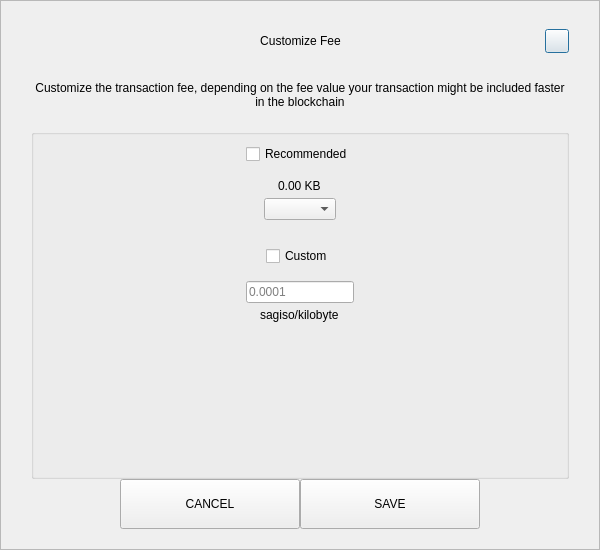
<?xml version="1.0" encoding="UTF-8"?>
<ui version="4.0">
 <class>SendCustomFeeDialog</class>
 <widget class="QDialog" name="SendCustomFeeDialog">
  <property name="geometry">
   <rect>
    <x>0</x>
    <y>0</y>
    <width>600</width>
    <height>550</height>
   </rect>
  </property>
  <property name="windowTitle">
   <string>Form</string>
  </property>
  <layout class="QVBoxLayout" name="verticalLayout_3">
   <property name="spacing">
    <number>0</number>
   </property>
   <property name="leftMargin">
    <number>0</number>
   </property>
   <property name="topMargin">
    <number>0</number>
   </property>
   <property name="rightMargin">
    <number>0</number>
   </property>
   <property name="bottomMargin">
    <number>0</number>
   </property>
   <item>
    <widget class="QFrame" name="frame">
     <property name="styleSheet">
      <string notr="true"/>
     </property>
     <property name="frameShape">
      <enum>QFrame::StyledPanel</enum>
     </property>
     <property name="frameShadow">
      <enum>QFrame::Raised</enum>
     </property>
     <layout class="QVBoxLayout" name="verticalLayout_2">
      <property name="spacing">
       <number>0</number>
      </property>
      <property name="leftMargin">
       <number>30</number>
      </property>
      <property name="topMargin">
       <number>20</number>
      </property>
      <property name="rightMargin">
       <number>30</number>
      </property>
      <property name="bottomMargin">
       <number>20</number>
      </property>
      <item>
       <layout class="QHBoxLayout" name="horizontalLayout_3">
        <property name="spacing">
         <number>0</number>
        </property>
        <item>
         <spacer name="horizontalSpacer_21">
          <property name="orientation">
           <enum>Qt::Horizontal</enum>
          </property>
          <property name="sizeHint" stdset="0">
           <size>
            <width>40</width>
            <height>20</height>
           </size>
          </property>
         </spacer>
        </item>
        <item>
         <widget class="QLabel" name="labelTitle">
          <property name="minimumSize">
           <size>
            <width>0</width>
            <height>40</height>
           </size>
          </property>
          <property name="maximumSize">
           <size>
            <width>16777215</width>
            <height>40</height>
           </size>
          </property>
          <property name="styleSheet">
           <string notr="true">padding-left:24px;</string>
          </property>
          <property name="text">
           <string>Customize Fee</string>
          </property>
          <property name="alignment">
           <set>Qt::AlignCenter</set>
          </property>
          <property name="margin">
           <number>7</number>
          </property>
         </widget>
        </item>
        <item>
         <spacer name="horizontalSpacer">
          <property name="orientation">
           <enum>Qt::Horizontal</enum>
          </property>
          <property name="sizeHint" stdset="0">
           <size>
            <width>40</width>
            <height>20</height>
           </size>
          </property>
         </spacer>
        </item>
        <item>
         <widget class="QPushButton" name="btnEsc">
          <property name="minimumSize">
           <size>
            <width>24</width>
            <height>24</height>
           </size>
          </property>
          <property name="maximumSize">
           <size>
            <width>24</width>
            <height>24</height>
           </size>
          </property>
          <property name="text">
           <string/>
          </property>
         </widget>
        </item>
       </layout>
      </item>
      <item>
       <spacer name="verticalSpacer_2">
        <property name="orientation">
         <enum>Qt::Vertical</enum>
        </property>
        <property name="sizeType">
         <enum>QSizePolicy::Fixed</enum>
        </property>
        <property name="sizeHint" stdset="0">
         <size>
          <width>20</width>
          <height>20</height>
         </size>
        </property>
       </spacer>
      </item>
      <item>
       <widget class="QLabel" name="labelMessage">
        <property name="text">
         <string>Customize the transaction fee, depending on the fee value your transaction might be included faster in the blockchain</string>
        </property>
        <property name="alignment">
         <set>Qt::AlignCenter</set>
        </property>
        <property name="wordWrap">
         <bool>true</bool>
        </property>
       </widget>
      </item>
      <item>
       <spacer name="verticalSpacer_3">
        <property name="orientation">
         <enum>Qt::Vertical</enum>
        </property>
        <property name="sizeType">
         <enum>QSizePolicy::Fixed</enum>
        </property>
        <property name="sizeHint" stdset="0">
         <size>
          <width>20</width>
          <height>20</height>
         </size>
        </property>
       </spacer>
      </item>
      <item>
       <widget class="QGroupBox" name="groupBox">
        <property name="title">
         <string/>
        </property>
        <layout class="QVBoxLayout" name="verticalLayout">
         <property name="leftMargin">
          <number>12</number>
         </property>
         <property name="rightMargin">
          <number>12</number>
         </property>
         <item>
          <layout class="QVBoxLayout" name="verticalLayout_4">
           <property name="spacing">
            <number>5</number>
           </property>
           <item alignment="Qt::AlignHCenter">
            <widget class="QCheckBox" name="checkBoxRecommended">
             <property name="text">
              <string>Recommended</string>
             </property>
            </widget>
           </item>
           <item>
            <spacer name="verticalSpacer_5">
             <property name="orientation">
              <enum>Qt::Vertical</enum>
             </property>
             <property name="sizeType">
              <enum>QSizePolicy::Fixed</enum>
             </property>
             <property name="sizeHint" stdset="0">
              <size>
               <width>20</width>
               <height>10</height>
              </size>
             </property>
            </spacer>
           </item>
           <item alignment="Qt::AlignHCenter">
            <widget class="QLabel" name="labelFee">
             <property name="text">
              <string>0.00 KB</string>
             </property>
            </widget>
           </item>
           <item alignment="Qt::AlignHCenter">
            <widget class="QComboBox" name="comboBoxRecommended"/>
           </item>
          </layout>
         </item>
         <item>
          <spacer name="verticalSpacer">
           <property name="orientation">
            <enum>Qt::Vertical</enum>
           </property>
           <property name="sizeType">
            <enum>QSizePolicy::Fixed</enum>
           </property>
           <property name="sizeHint" stdset="0">
            <size>
             <width>20</width>
             <height>20</height>
            </size>
           </property>
          </spacer>
         </item>
         <item>
          <layout class="QVBoxLayout" name="verticalLayout_5">
           <property name="spacing">
            <number>5</number>
           </property>
           <item alignment="Qt::AlignHCenter">
            <widget class="QCheckBox" name="checkBoxCustom">
             <property name="text">
              <string>Custom</string>
             </property>
            </widget>
           </item>
           <item>
            <spacer name="verticalSpacer_6">
             <property name="orientation">
              <enum>Qt::Vertical</enum>
             </property>
             <property name="sizeType">
              <enum>QSizePolicy::Fixed</enum>
             </property>
             <property name="sizeHint" stdset="0">
              <size>
               <width>20</width>
               <height>10</height>
              </size>
             </property>
            </spacer>
           </item>
           <item alignment="Qt::AlignHCenter">
            <widget class="QLineEdit" name="lineEditCustomFee">
             <property name="placeholderText">
              <string notr="true">0.0001</string>
             </property>
            </widget>
           </item>
           <item alignment="Qt::AlignHCenter">
            <widget class="QLabel" name="labelCustomFee">
             <property name="text">
              <string>sagiso/kilobyte</string>
             </property>
            </widget>
           </item>
          </layout>
         </item>
         <item>
          <spacer name="verticalSpacer_4">
           <property name="orientation">
            <enum>Qt::Vertical</enum>
           </property>
           <property name="sizeHint" stdset="0">
            <size>
             <width>20</width>
             <height>40</height>
            </size>
           </property>
          </spacer>
         </item>
        </layout>
       </widget>
      </item>
      <item>
       <layout class="QHBoxLayout" name="horizontalLayout" stretch="1,2,2,1">
        <item>
         <spacer name="horizontalSpacer1">
          <property name="orientation">
           <enum>Qt::Horizontal</enum>
          </property>
          <property name="sizeHint" stdset="0">
           <size>
            <width>40</width>
            <height>20</height>
           </size>
          </property>
         </spacer>
        </item>
        <item>
         <widget class="QPushButton" name="btnCancel">
          <property name="minimumSize">
           <size>
            <width>180</width>
            <height>50</height>
           </size>
          </property>
          <property name="focusPolicy">
           <enum>Qt::NoFocus</enum>
          </property>
          <property name="text">
           <string>CANCEL</string>
          </property>
         </widget>
        </item>
        <item>
         <widget class="QPushButton" name="btnSave">
          <property name="minimumSize">
           <size>
            <width>180</width>
            <height>50</height>
           </size>
          </property>
          <property name="focusPolicy">
           <enum>Qt::NoFocus</enum>
          </property>
          <property name="text">
           <string>SAVE</string>
          </property>
         </widget>
        </item>
        <item>
         <spacer name="horizontalSpacer_2">
          <property name="orientation">
           <enum>Qt::Horizontal</enum>
          </property>
          <property name="sizeHint" stdset="0">
           <size>
            <width>40</width>
            <height>20</height>
           </size>
          </property>
         </spacer>
        </item>
       </layout>
      </item>
     </layout>
    </widget>
   </item>
  </layout>
 </widget>
 <resources/>
 <connections/>
</ui>
